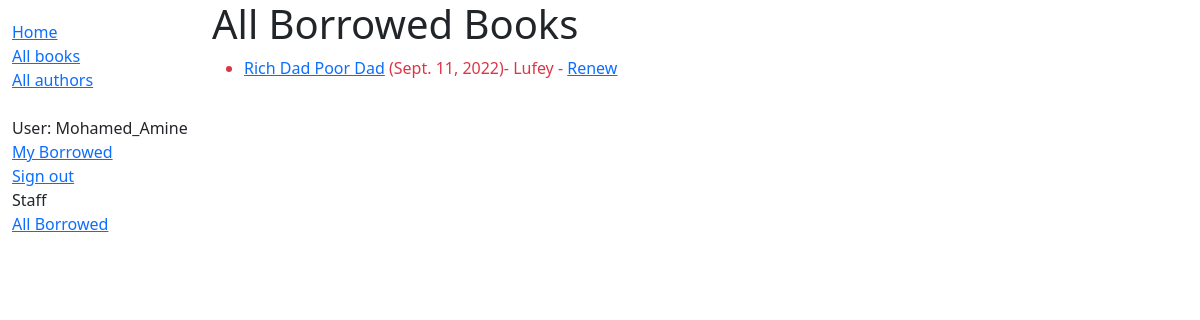
Page /catalog/loanedbooks/ (signed in) on the earlier database version.
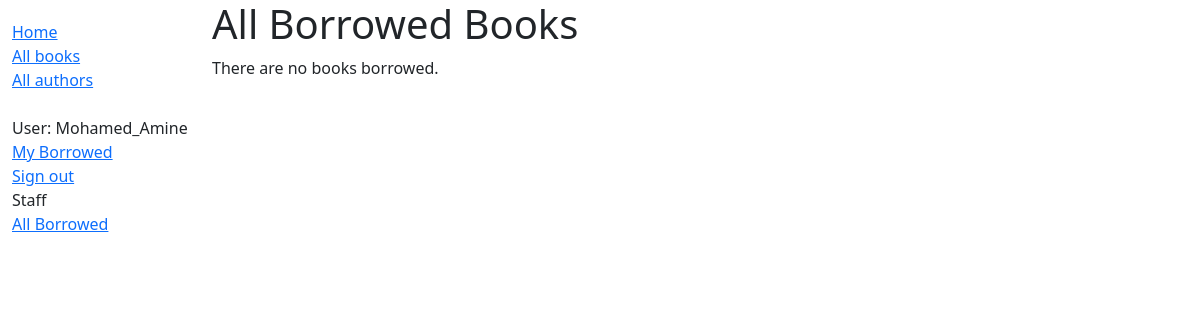
Same page on the later database version.
### catalog/models.py (models this page shows, shortened)
class BookInstance(models.Model):
    id = models.UUIDField(primary_key=True, default=uuid.uuid4, help_text= 'Unique ID for this particular book across whole library' )
    book= models.ForeignKey('book', on_delete=models.RESTRICT, null=True)
    borrower= models.ForeignKey(User, on_delete= models.SET_NULL, null=True, blank=True)
    LOAN_STATUS = (
        ('m','Maintenance'),
        ('o', 'On loan'),
        ('a', 'Available'),
        ('r', 'Reserved'),
        )
    status= models.CharField(
        max_length=1,
        choices= LOAN_STATUS,
        blank= True,
        default='m',
        help_text='Book avoailablitty',
    )
    imprint=models.CharField(max_length=200 )
    due_back = models.DateField(null=True, blank=True)
    class Meta:
        ordering = ['due_back']
        permissions = (("can_mark_returned", "Set book as returned"), )
    @property
    def is_overdue(self):
        return bool(self.due_back and date.today() > self.due_back)

class Book (models.Model):
    title= models.CharField(max_length=200)
    author= models.ForeignKey('Author', on_delete= models.SET_NULL, null=True)
    Summary= models.TextField(max_length=9000, help_text='Enter a breaf description of the book')
    isbn= models.CharField("ISBN", max_length=13,unique= True, help_text='13 Character <a href="https://www.isbn-international.org/content/what-isbn">ISBN number</a>')
    genre = models.ManyToManyField(Genre, help_text="select a genre for this book")
    language = models.ForeignKey(Language, on_delete=models.SET_NULL, null=True,  help_text="select the language for this book" )
    class Meta:
        permissions =(("can_add_Book","Can add the book "),("can_change_book","Can change the book "),("can_delete_book","Can delete the book "))
    def display_genre(self):
        """Create a string for the Genre. This is required to display genre in Admin."""
        return ','.join (genre.name for genre in self.genre.all() [:3])
    display_genre.short_description = 'Genre'

### catalog/views.py (the view)
# urls.py: path('loanedbooks/', views.LonedBooksListView.as_view(), name='Loned-books'),
class LonedBooksListView (PermissionRequiredMixin,generic.ListView):
    model= BookInstance
    permission_required= ('catalog.can_mark_returned',)
    template_name= 'catalog/bookinstance_list_borrowed_staff.html'
    paginate_by= 10
    def get_queryset(self):
        return BookInstance.objects.filter(status__exact='o').order_by('due_back')

### catalog/templates/catalog/bookinstance_list_borrowed_staff.html
{% extends "base_generic.html" %}
{% block content %}
  <h1>All Borrowed Books</h1>
  {% if bookinstance_list %}
    <ul>
      {% for bookinst in bookinstance_list %}
        <li class="{% if bookinst.is_overdue %}text-danger{% endif %}">
          <a href="{% url 'book-detail' bookinst.book.pk %}">{{bookinst.book.title}}</a>
          ({{ bookinst.due_back }})- {{ bookinst.borrower }}
          {% if perms.catalog.can_mark_returned %}- <a href="{% url 'renew-book-librarian' bookinst.id %}">Renew</a> {% endif %}
        </li>
      {% endfor %}
    </ul>
  {% else %}
    <p>There are no books borrowed.</p>
  {% endif %}
{% endblock %}

Differences in the rows shown:
no longer on this page (row edited): BookInstance: book "Rich Dad Poor Dad", due_back "Sept. 11, 2022", borrower "Lufey"
Other differences:
text now shown: "There are no books borrowed."
